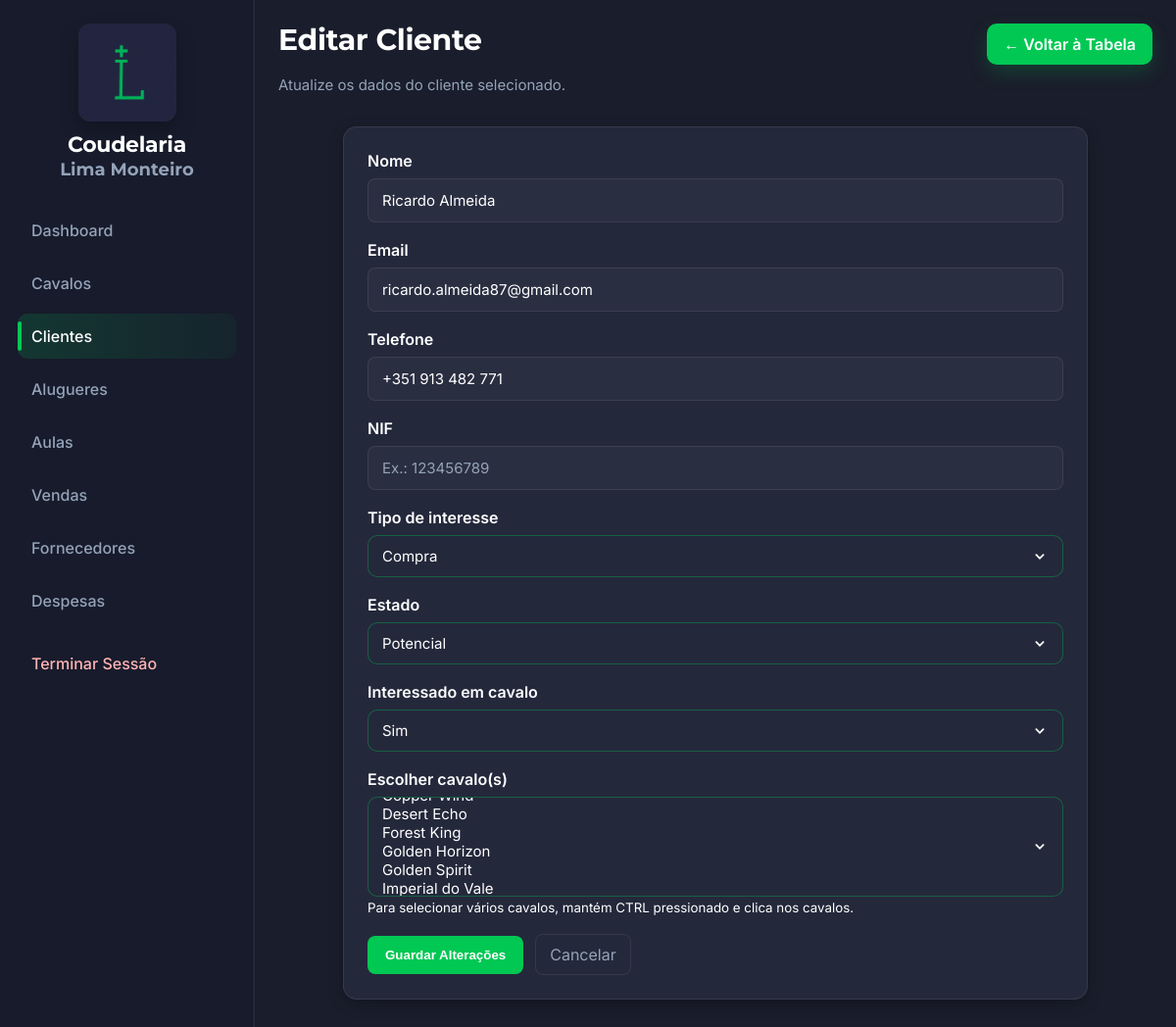
The page /admin/editar-cliente.php?id=1 (signed in) on the database as committed earlier.
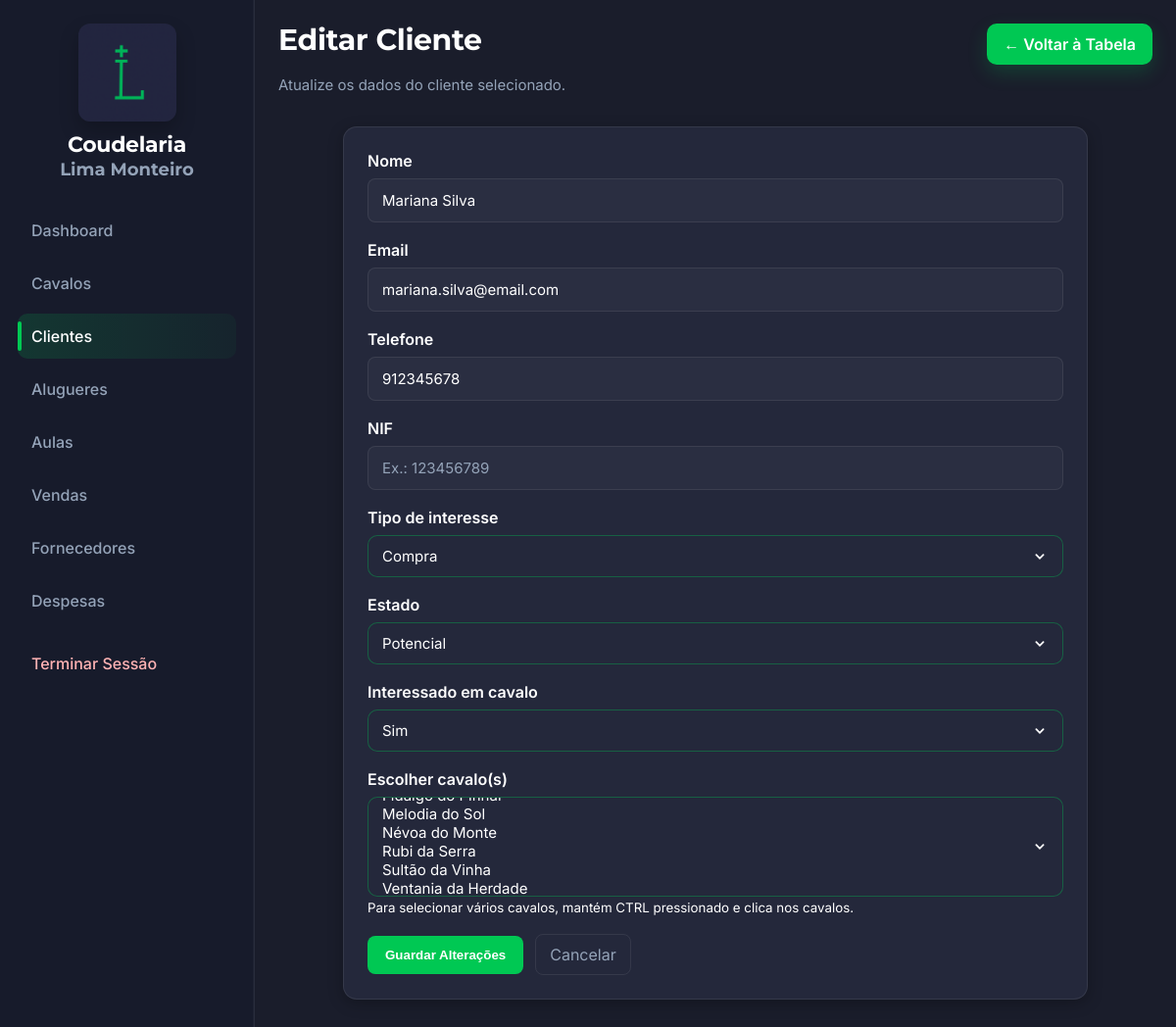
The same page on the database as committed later.
### tables this page shows
CREATE TABLE `clientes` (
  `id` int(11) NOT NULL,
  `nome` varchar(150) NOT NULL,
  `email` varchar(150) NOT NULL,
  `telefone` varchar(30) DEFAULT NULL,
  `nif` varchar(20) DEFAULT NULL,
  `mensagem` text NOT NULL,
  `tipo_interesse` varchar(50) DEFAULT 'compra',
  `estado` varchar(50) DEFAULT 'potencial',
  `criado_em` timestamp NOT NULL DEFAULT current_timestamp()
);

### admin/editar-cliente.php (the view, shortened to what the changed rows need)
<?php
require_once __DIR__ . '/../backend/conexao.php';
$id = isset($_GET['id']) ? (int) $_GET['id'] : 0;
$stmtCliente = $conn->prepare("SELECT * FROM clientes WHERE id = :id LIMIT 1");
$stmtCliente->execute([':id' => $id]);
$cliente = $stmtCliente->fetch(PDO::FETCH_ASSOC);
$stmtCavalos = $conn->query("SELECT id, nome FROM cavalos ORDER BY nome ASC");
$cavalos = $stmtCavalos->fetchAll(PDO::FETCH_ASSOC);
$stmtClienteCavalos = $conn->prepare("
    SELECT cavalo_id
    FROM clientes_cavalos
    WHERE cliente_id = :cliente_id
");
$stmtClienteCavalos->execute([':cliente_id' => $id]);
$cavalosSelecionados = $stmtClienteCavalos->fetchAll(PDO::FETCH_COLUMN);
$cavalosSelecionados = array_map('intval', $cavalosSelecionados);
$interesse = !empty($cavalosSelecionados) ? 'sim' : 'nao';
$tipoInteresseAtual = $cliente['tipo_interesse'] ?? '';
$estadoAtual = $cliente['estado'] ?? '';
?>
<!DOCTYPE html>
<html lang="pt">
<head>
    <link rel="stylesheet" href="assets/css/admin.css">
</head>
<body>
    <div class="admin-layout">
        <aside class="admin-sidebar">
            <a href="../public/index.html" class="sidebar-logo-link">
                <div class="sidebar-logo">
                    <div class="sidebar-titulo">
                        <h2>Coudelaria</h2>
                    </div>
                </div>
            </a>
        </aside>
        <main class="admin-main">
            <header class="admin-header admin-header-flex">
                <div class="admin-header-texto">
                    <h1>Editar Cliente</h1>
                </div>
            </header>
            <section class="admin-form-wrapper">
                <div class="form-container">
                    <form action="../backend/editar-cliente.php" method="POST" novalidate>
                        <div class="campo">
                            <label for="nome">Nome</label>
                            <input
                                type="text"
                                id="nome"
                                name="nome"
                                value="<?= htmlspecialchars($cliente['nome']) ?>"
                                required
                            >
                        </div>
                        <div class="campo">
                            <label for="email">Email</label>
                            <input
                                type="email"
                                id="email"
                                name="email"
                                value="<?= htmlspecialchars($cliente['email']) ?>"
                                required
                            >
                        </div>
                        <div class="campo">
                            <label for="telefone">Telefone</label>
                            <input
                                type="text"
                                id="telefone"
                                name="telefone"
                                value="<?= htmlspecialchars($cliente['telefone'] ?? '') ?>"
                            >
                        </div>
                        <div class="campo">
                            <label for="tipo_interesse">Tipo de interesse</label>
                            <select id="tipo_interesse" name="tipo_interesse" required>
                                <option value="compra" <?= $tipoInteresseAtual === 'compra' ? 'selected' : '' ?>>Compra</option>
                            </select>
                        </div>
                        <div class="campo">
                            <label for="estado">Estado</label>
                            <select id="estado" name="estado" required>
                                <option value="potencial" <?= $estadoAtual === 'potencial' ? 'selected' : '' ?>>Potencial</option>
                            </select>
                        </div>
                        <div class="campo" id="campo-cavalo" style="<?= $interesse === 'sim' ? 'display: block;' : 'display: none;' ?>">
                            <label for="cavalos">Escolher cavalo(s)</label>
                            <select id="cavalos" name="cavalos[]" multiple>
                                <?php foreach ($cavalos as $cavalo): ?>
                                    <option value="<?= htmlspecialchars($cavalo['id']) ?>"
                                        <?= in_array((int) $cavalo['id'], $cavalosSelecionados, true) ? 'selected' : '' ?>>
                                        <?= htmlspecialchars($cavalo['nome']) ?>
                                    </option>
                                <?php endforeach; ?>
                            </select>
                            <small>Para selecionar vários cavalos, mantém CTRL pressionado e clica nos cavalos.</small>
                        </div>
                    </form>
                </div>
            </section>
        </main>
    </div>
</body>
</html>

Rows that differ between the two databases and show on the page:
changed clientes "Compra": nome "Ricardo Almeida" → "Mariana Silva"; email "ricardo.almeida87@gmail.com" → "mariana.silva@email.com"; telefone "+351 913 482 771" → "912345678"
Other text that changed with them:
form field value: "Desert Echo / Forest King / Golden Horizon / Golden Spirit / Imperial do Vale ☑" → "Melodia do Sol / Névoa do Monte / Rubi da Serra / Sultão da Vinha / Ventania da Herdade ☑"
